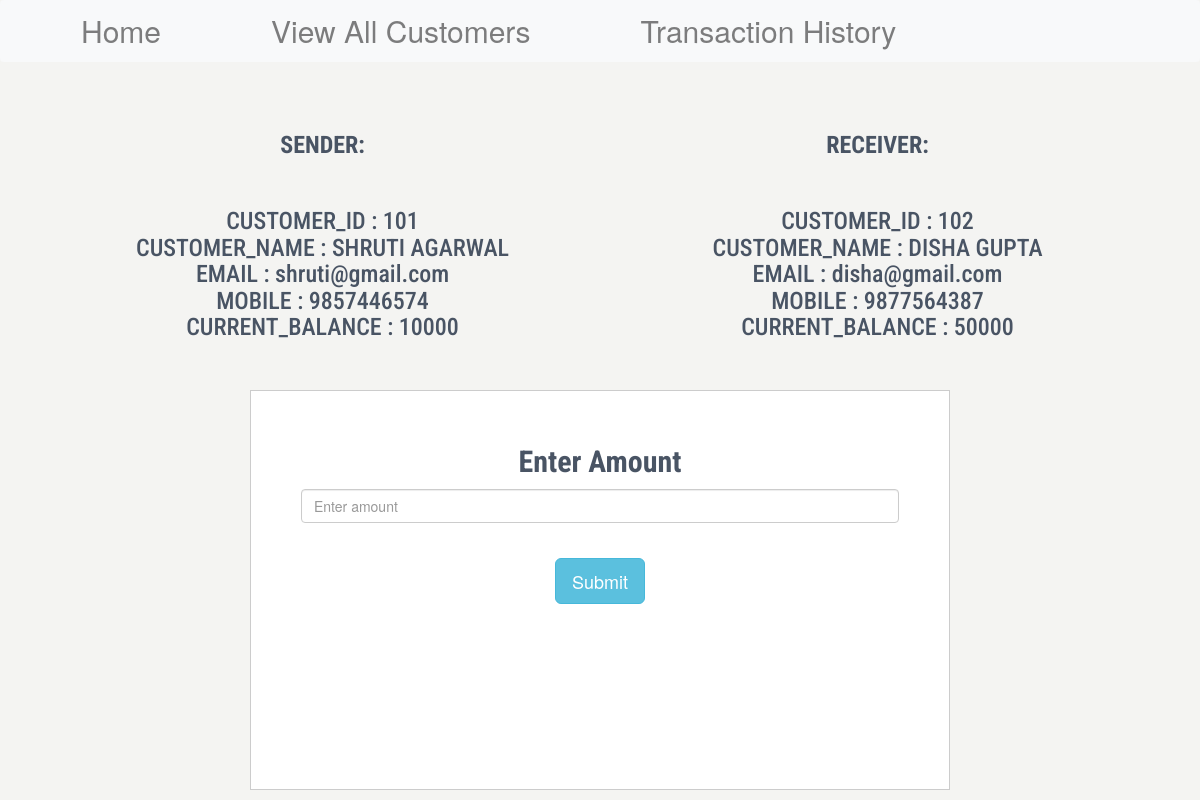
Screenshot of /transfer.php?CUSTOMER_ID2=102&CUSTOMER_ID1=101 with the database file from the repository.
### tables this page shows
CREATE TABLE IF NOT EXISTS customers (
    CUSTOMER_ID int(11) NOT NULL AUTO_INCREMENT,
    CUSTOMER_NAME varchar(150) NOT NULL,
    EMAIL varchar(50) NOT NULL,
    MOBILE varchar(10) NOT NULL,
    CURRENT_BALANCE bigint(255) NOT NULL,
    PRIMARY KEY(CUSTOMER_ID)
);

### transfer.php (the view, shortened to what this page needs)
<?php
    $conn = mysqli_connect("localhost", "root", "root", "transactions", "3306");
?>
<!DOCTYPE html>
<html lang="en">
<head>
    <link rel="stylesheet" href="https://stackpath.bootstrapcdn.com/bootstrap/4.5.0/css/bootstrap.min.css">
    <link rel="stylesheet" href="https://maxcdn.bootstrapcdn.com/bootstrap/3.4.1/css/bootstrap.min.css">
    <link rel="stylesheet" href="style.css">
</head>
<body>
<?php include 'header.php' ?>
<div class="container">
  <div class="row">
    <div class="col-6">
    <h3><b>SENDER:</b></h3><br>
    <?php
    $id = $_GET['CUSTOMER_ID1'];
    $sql1 = "SELECT * FROM customers where CUSTOMER_ID = $id";
    $result1 = mysqli_query($conn, $sql1);
    if (mysqli_num_rows($result1) > 0) {
        while($row1 = mysqli_fetch_assoc($result1)) {
            echo "<h3>";
            echo "CUSTOMER_ID : {$row1['CUSTOMER_ID']} <br>".
            "CUSTOMER_NAME : {$row1['CUSTOMER_NAME']} <br>".
            "EMAIL : {$row1['EMAIL']} <br>".
            "MOBILE : {$row1['MOBILE']} <br>".
            "CURRENT_BALANCE : {$row1['CURRENT_BALANCE']} <br>";
            echo "</h3>";
        }
      } else {
        echo "0 results";
      }
?>
    </div>
    <div class="col-6">
    <h3><b>RECEIVER:</b></h3><br>
    <?php
    $id2 = $_GET['CUSTOMER_ID2'];
    $sql2 = "SELECT * FROM customers where CUSTOMER_ID = $id2";
    $result2 = mysqli_query($conn, $sql2);
    if (mysqli_num_rows($result2) > 0) {
        while($row2 = mysqli_fetch_assoc($result2)) {
            echo "<h3>";
            echo "CUSTOMER_ID : {$row2['CUSTOMER_ID']} <br>".
            "CUSTOMER_NAME : {$row2['CUSTOMER_NAME']} <br>".
            "EMAIL : {$row2['EMAIL']} <br>".
            "MOBILE : {$row2['MOBILE']} <br>".
            "CURRENT_BALANCE : {$row2['CURRENT_BALANCE']} <br>";
            echo "</h3>";
        }
      } else {
        echo "0 results";
      }
?>
    </div>
  </div>
</div>
<form method="POST">
  <div class="form-group" style="padding: 20px;">
    <label for="exampleInputEmail1" style="font-family: 'Roboto Condensed', sans-serif; font-size: 30px; color: #495464">Enter Amount</label>
    <input type="number" class="form-control form-control-lg" name="amount" placeholder="Enter amount">
  </div>
  <button type="submit" name="submit" class="btn btn-info btn-lg">Submit</button>
</form>
</body>
</html>

### style.css (style rules this page uses)
body { background-color: #f4f4f2; }

### transfer.php (style rules this page uses)
form { border: 1px solid #ccc; margin: auto; width: 700px; height: 400px; background-color: white; text-align: center; padding: 30px 30px 5px 30px; }
.container { margin: auto; text-align: center; padding: 30px 30px 40px 30px; color: #495464; font-family: 'Roboto Condensed', sans-serif; }

### rows the page displays
customers: CUSTOMER_ID "101", CUSTOMER_NAME "SHRUTI AGARWAL", EMAIL "shruti@gmail.com", MOBILE "9857446574", CURRENT_BALANCE "10000"
customers: CUSTOMER_ID "102", CUSTOMER_NAME "DISHA GUPTA", EMAIL "disha@gmail.com", MOBILE "9877564387", CURRENT_BALANCE "50000"
